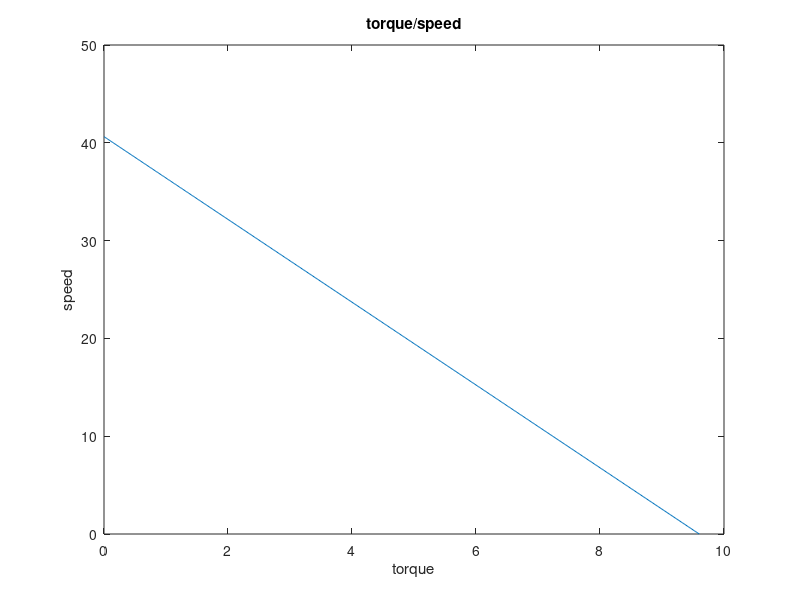
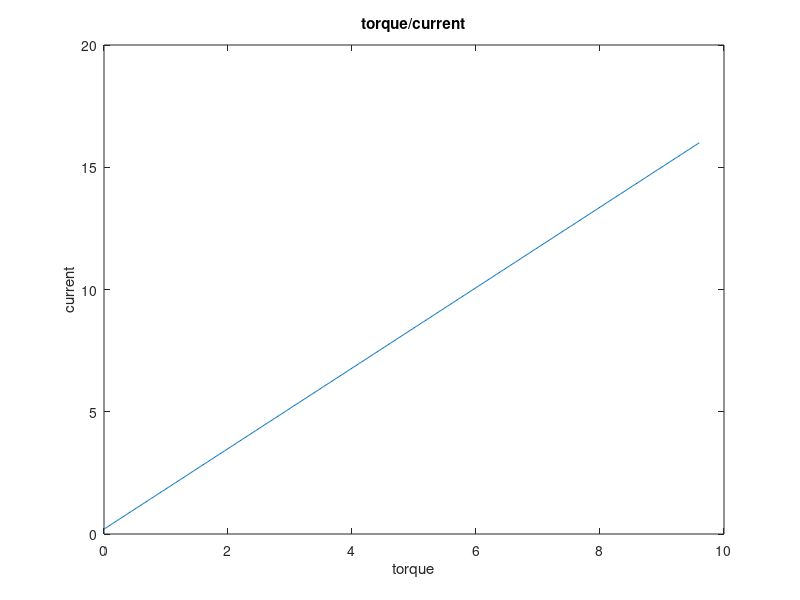
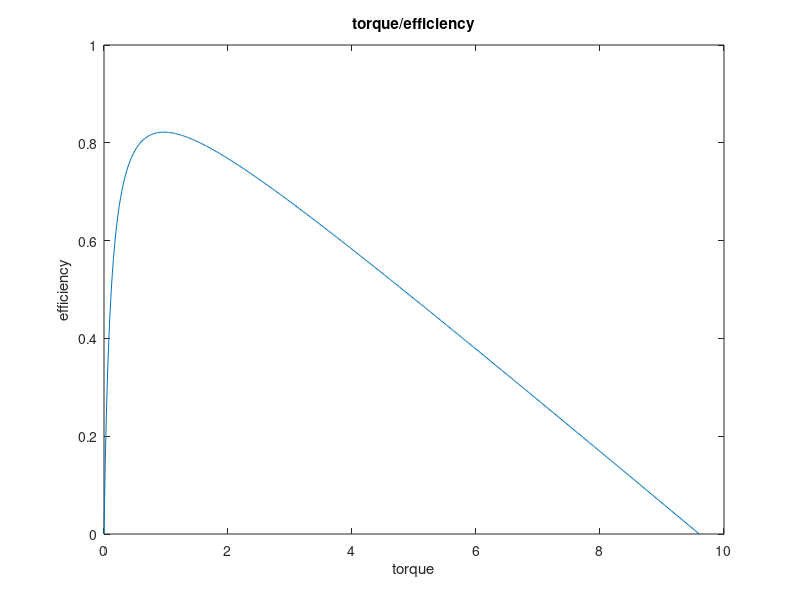

The MATLAB script that drew these images, in order:
close all 
clear
clc
%% motor parameter
V = 24;
no_load_speed = 388;  %rpm    can be measured by giving nominal votage and measure the velocity
no_load_current = 0.2;    %  can be measured by current meter when dry running
stall_torque = 9.6;    %  can be measured by a weight scale(Nm)
stall_current = 16;      %  can be measured by current meter when roter stalled
%% calculation
% calculated parameter
tao = linspace(0,stall_torque,500);
Kb = V/(no_load_speed*2*pi/60);
Kt = stall_torque/stall_current;
R = V/stall_current;

% parameter calculation
k_t_w = -R/(Kt*Kb);b_t_w = V/Kb;
% relationship between torque and speed
w = tao*k_t_w + b_t_w;

% plot 1
figure(1);
plot(tao,w);
title('torque/speed')
xlabel 'torque'
ylabel 'speed'

% curve of torque and current
k_t_i = (stall_current-no_load_current)/stall_torque;
b_t_i = no_load_current;
i = tao*k_t_i+b_t_i;

% plot 2
figure(2);
plot(tao,i);
title('torque/current');
xlabel 'torque'
ylabel 'current'

%% efficiency
% output power
out_p = tao.*w;
in_p = V*i;
eff = out_p./in_p;
[max_eff,index] = max(eff);
% plot
figure(3)
plot(tao,eff);
title('torque/efficiency');
xlabel 'torque'
ylabel 'efficiency'

disp 'maximum efficiency'
max_eff

disp 'max power consumsion in max efficiency'
V*i(index)

%% nominal values
% nominal current
disp 'nominal current'
i_n = i(index)
% nominal torque
disp 'nominal torque(Nm)'
tao_n = Kt*i_n
% nominal speed
disp 'nominal speed(rad/s)'
w_n = tao_n*k_t_w + b_t_w
disp 'nominal speed(rpm)'
w_n*60/(2*pi)

